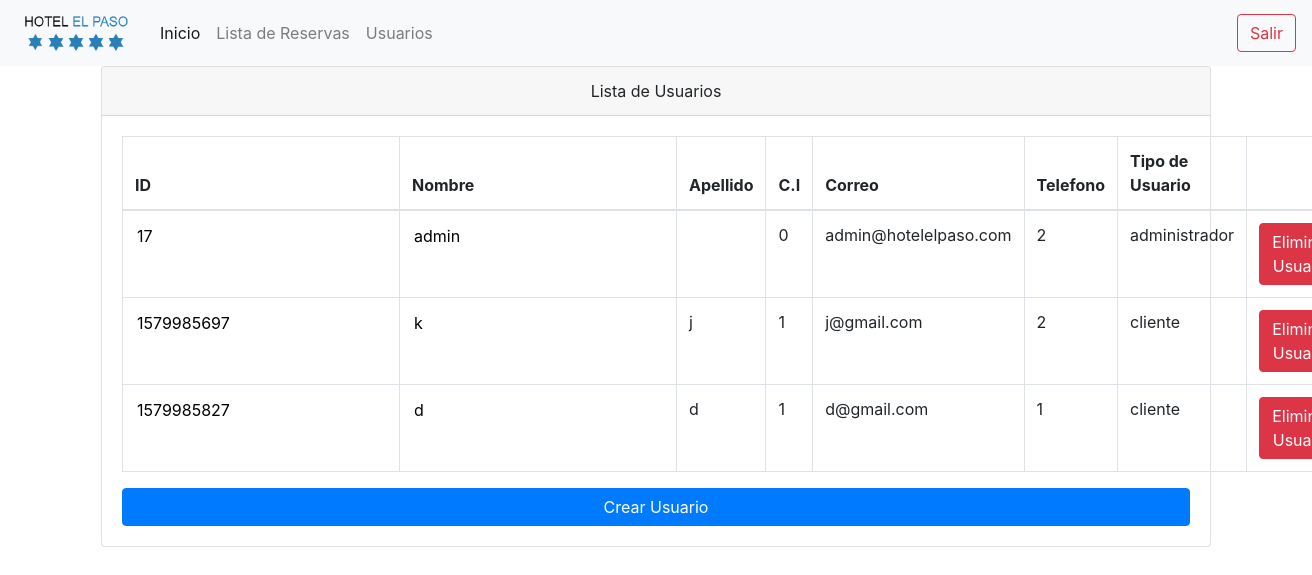
Page /usuarios.php (signed in) on the committed database.
### tables this page shows
CREATE TABLE `usuarios` (
  `idUsuario` int(11) NOT NULL,
  `Nombre` tinytext DEFAULT NULL,
  `Apellido` tinytext DEFAULT NULL,
  `ci` tinytext DEFAULT NULL,
  `correo` tinytext DEFAULT NULL,
  `idTipoUsuario` int(11) DEFAULT NULL,
  `contrasena` tinytext DEFAULT NULL,
  `telefono` tinytext DEFAULT NULL
);

CREATE TABLE `tipousuario` (
  `idTipoUsuario` int(11) NOT NULL,
  `tipoUsuario` tinytext DEFAULT NULL
);

### includes/helper.php (the view, shortened to what this page needs)
<?php
function getUsuarios(){
    $con =mysqli_connect('localhost','root','','hoteldb');
    $query = "select idUsuario, Nombre, Apellido, ci, correo, tipoUsuario, telefono from usuarios
    join tipousuario
    on tipousuario.idTipoUsuario = usuarios.idTipoUsuario";
    $resultado = mysqli_query($con,$query);
    while($row = mysqli_fetch_array($resultado)){
        echo '<form method="POST" action="includes/eliminaUsuario.php">';
        echo "<tr>";
        echo "<td>";
        echo '<input style="border:0px"; type="text" readonly name="txtID" value=';
        echo $row['idUsuario'];
        echo ' "/>';
        echo "</td>";
        echo "<td>";
        echo '<input style="border:0px"; type="text" readonly name="txtNombre" value=';
        echo $row['Nombre'];
        echo ' "/>';
        echo "</td>";
        echo "<td>";
        echo $row['Apellido'];
        echo "</td>";
        echo "<td>";
        echo $row['ci'];
        echo "</td>";
        echo "<td>";
        echo $row['correo'];
        echo "</td>";
        echo "<td>";
        echo $row['telefono'];
        echo "</td>";
        echo "<td>";
        echo $row['tipoUsuario'];
        echo "</td>";
        echo "<td>";
        echo "<button class='btn btn-danger type='submit'>";
        echo 'Eliminar Usuario</button>';
        echo "</td>";
        echo "</tr>";
        echo "</form>";
    }
}
?>

### main.css (style rules this page uses)
body { background-color: white; }

### rows in the picture
usuarios: txtID "17", txtNombre "admin", ci "0", correo "admin@hotelelpaso.com", telefono "2", idTipoUsuario.tipoUsuario "administrador"
usuarios: txtID "1579985697", txtNombre "k", Apellido "j", ci "1", correo "j@gmail.com", telefono "2", idTipoUsuario.tipoUsuario "cliente"
usuarios: txtID "1579985827", txtNombre "d", Apellido "d", ci "1", correo "d@gmail.com", telefono "1", idTipoUsuario.tipoUsuario "cliente"
